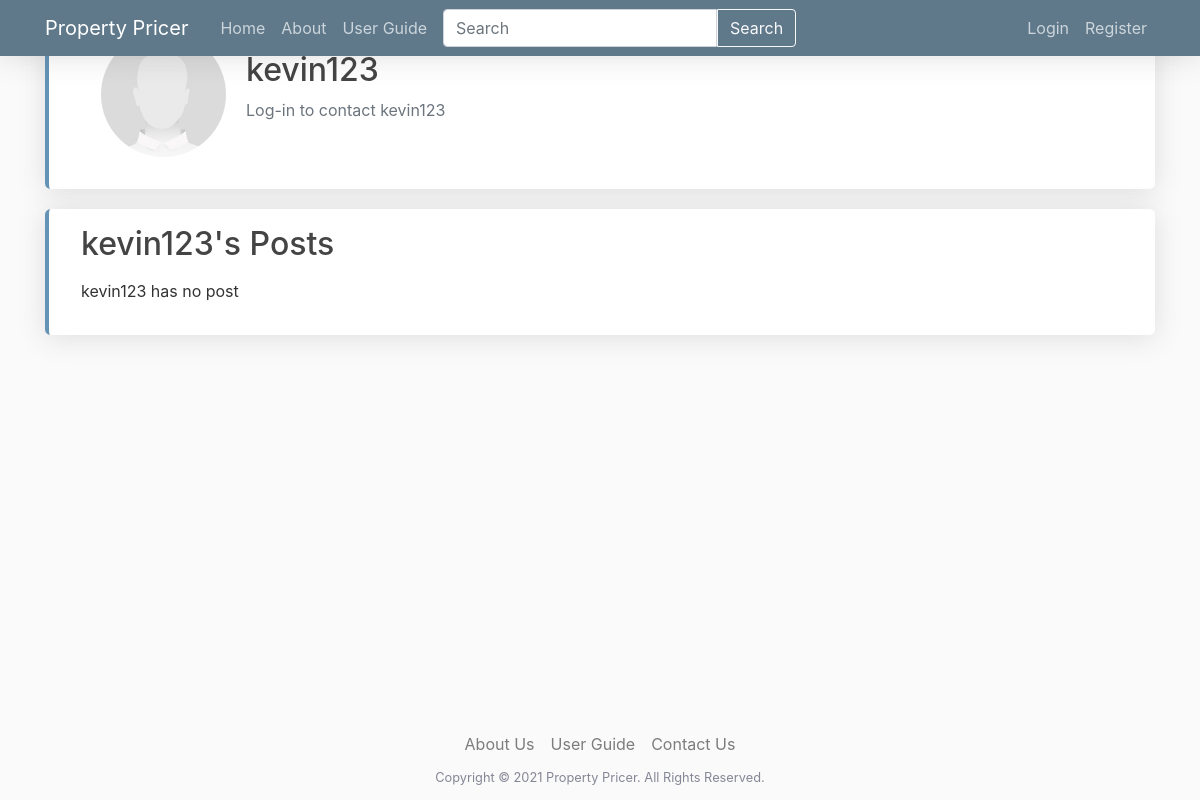
Before: /user/kevin123 with the older database file.
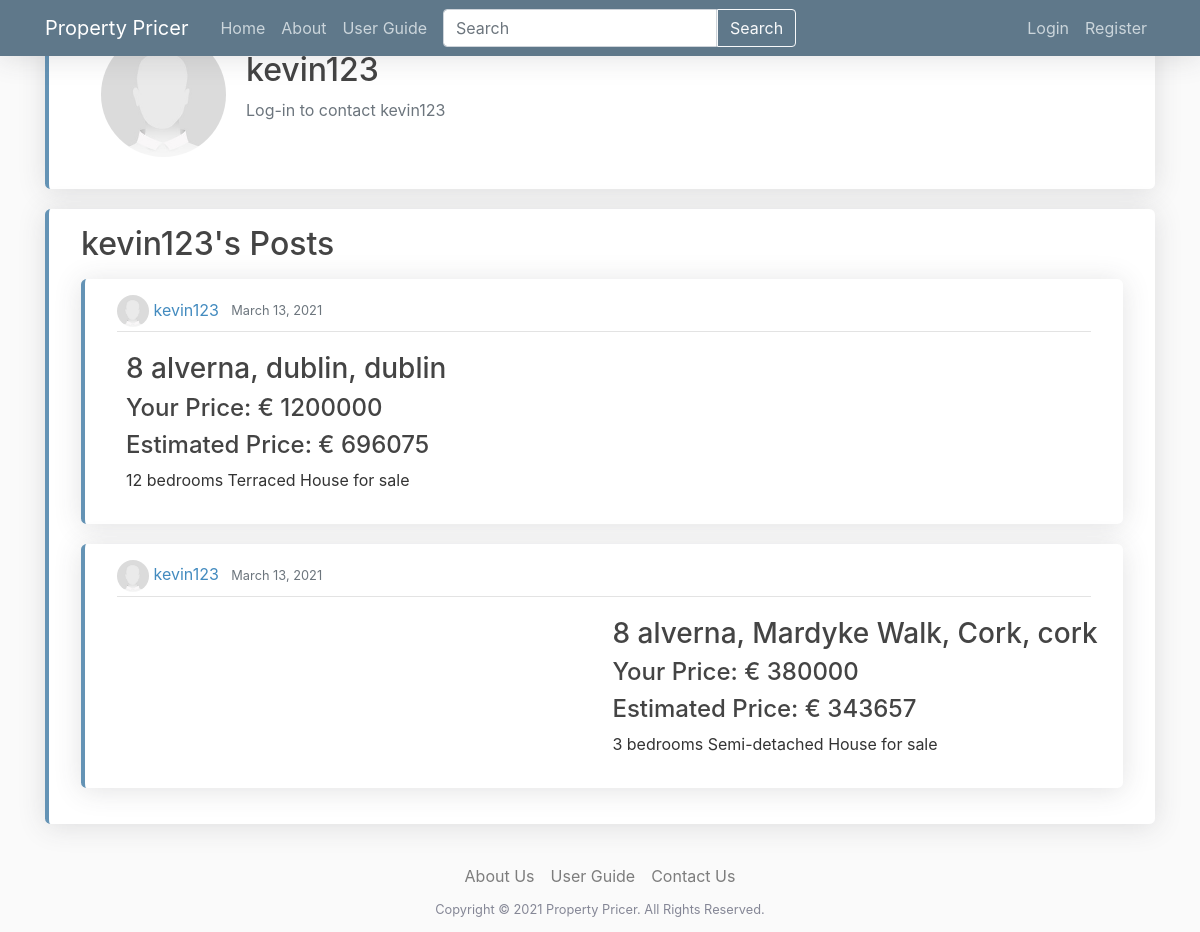
After: the same page with the newer database file.
### userpages/models.py (models this page shows, shortened)
class Profile(models.Model):
    user = models.OneToOneField(User, on_delete=models.CASCADE)
    image = models.ImageField(default='default.jpg', upload_to='profile_pics')

### webpages/models.py (models this page shows, shortened)
class Post(models.Model):
    property_description = models.TextField(null=True, blank=True)
    address_line_1 = models.CharField(max_length=255)
    address_line_2 = models.CharField(max_length=255, null=True, blank=True)
    city = models.CharField(max_length=128, default='')
    county = models.CharField(max_length=128, default='')
    floor_plan = models.ImageField(upload_to="floor_plan", null=True, blank=True)
    property_type = models.CharField(max_length=128, default='',
                                     choices=PROPERTY_TYPE_CHOICES)
    number_of_bedrooms = models.PositiveIntegerField()
    number_of_bathrooms = models.PositiveIntegerField()
    energy_rating = models.CharField(max_length=128, default='',
                                     choices=ENERGY_RATING_CHOICES)
    size = models.PositiveIntegerField()
    date_posted = models.DateField(default=timezone.now)
    author = models.ForeignKey(User, related_name="user_posts", on_delete=models.CASCADE)
    price = models.PositiveIntegerField(null=True, blank=True, editable=True)
    estimated_price = models.PositiveIntegerField(null=False, blank=True, editable=False)
    __original_price = None
    """
        this method return a string to redirect the user after posting to that post by returning post details the
        primary key of the newly created post
    """
    """
        overwriting the django save method
        by passing in the estimated price into the price before it is saved
    """
    def save(self, force_insert=False, force_update=False, *args, **kwargs):
        estimated_price = price_pridiction_model(
            self.number_of_bedrooms,
            self.number_of_bathrooms,
            self.size,
            int(property_type_dict[self.property_type]),
            int(energy_rating_dict[self.energy_rating])
        )
        self.estimated_price = estimated_price
        super().save(force_insert, force_update, *args, **kwargs)

### userpages/views.py (the view)
# urls.py: path('user/<str:username>', views.profile, name='profile-page'),
def profile(request, username):
    if request.user.is_authenticated and username == request.user.username:
        if request.method == 'POST':
            u_form = UserUpdateForm(request.POST, instance=request.user)
            p_form = ProfileUpdateForm(request.POST,
                                       request.FILES,
                                       instance=request.user.profile)
            if u_form.is_valid() and p_form.is_valid():
                u_form.save()
                p_form.save()
                messages.success(request, f'Your account has been updated')
                person = User.objects.get(username = username)
                return redirect('profile-page', person)
        else:
            u_form = UserUpdateForm(instance=request.user)
            p_form = ProfileUpdateForm(instance=request.user.profile)
        context = {
            'u_form': u_form,
            'p_form': p_form
        }
        return render(request, 'userpages/profile.html', context)
    else:
        person = User.objects.get(username = username)
        return render(request,'userpages/profile.html', {'user':person})

### templates/userpages/profile.html (shortened to what this page needs)
{% extends "base.html" %}
{% load crispy_forms_tags %}
{% block content %}
<div class="">
    <div class="content-section row mx-auto">
        <div>
            <img class="rounded-circle account-img" src="{{ user.profile.image.url }}" />
        </div>
        <div class="d-flex flex-column my-auto">
            <h2>{{ user.username }}</h2>
            {% if request.user.is_authenticated %}
            <p class="text-secondary">{{ user.email }}</p>
            {% else %}
            <p class="text-secondary">Log-in to contact {{ user.username }}</p>
            {% endif %}
        </div>
    </div>
    <div class="content-section">
        <h2 class="mb-3">{{ user.username }}'s Posts</h2>
        {% if user.user_posts.all %}
            {% for post in user.user_posts.all reversed %}
                {% include 'webpages/short_post.html' %}
            {% endfor %}
        {% else %}
            <p>{{ user.username }} has no post</p>
        {% endif %}
    </div>
</div>
{% endblock content %}

### templates/base.html (shortened to what this page needs)
{% load static %}
<!DOCTYPE html>
<html>
<head>
    <link rel="stylesheet" href="https://maxcdn.bootstrapcdn.com/bootstrap/4.0.0/css/bootstrap.min.css">
    <link rel="stylesheet" type="text/css" href="{% static 'css/lightslider.css' %}">
    <link rel="stylesheet" type="text/css" href="{% static 'css/lightgallery.min.css' %}">
    <link href="{% static 'vendor/fontawesome-free/css/all.min.css' %}" rel="stylesheet" type="text/css">
    <link rel="stylesheet" type="text/css" href="{% static 'css/main.css' %}">
</head>
<body>
    <header class="site-header">
        <nav id="nav" class="navbar navbar-expand-md navbar-dark bg-steel fixed-top">
            <div class="container">
                <a class="navbar-brand mr-4" href="{% url 'home-page' %}">Property Pricer</a>
                <div class="collapse navbar-collapse" id="navbarToggle">
                    <div class="navbar-nav mr-auto">
                        <a class="nav-item nav-link" href="{% url 'home-page' %}">Home</a>
                        <a class="nav-item nav-link" href="{% url 'about-page' %}">About</a>
                        <a class="nav-item nav-link" href="{% url 'userguide' %}">User Guide</a>
                        {% url 'home-page' as home_url %}
                        {% url 'login-page' as login_url %}
                        {% url 'register-page' as register_url %}
                        {% if request.get_full_path != home_url and request.get_full_path != login_url and request.get_full_path != register_url %}
                            <form method="GET" action="/search/" class="nav-item form-inline mx-2">
                                <div class="input-group">
                                    <input name="q" type="search" class="form-control" placeholder="Search" aria-label="Search" aria-describedby="search-addon" />
                                    <button class="btn btn-outline-light search-btn" type="submit">Search</button>
                                </div>
                            </form>
                        {% endif %}
                    </div>
                    <div class="navbar-nav">
                        {% if request.user.is_authenticated %}
                            <a class="nav-item nav-link" href="{% url 'post-create' %}">New Post</a>
                            <a class="nav-item nav-link" href="{% url 'profile-page' request.user.username %}">Profile</a>
                            <a class="nav-item nav-link" href="{% url 'dashboard' %}">Dashboard</a>
                            <a class="nav-item nav-link" href="{% url 'logout-page' %}">Logout</a>
                        {% else %}
                            <a class="nav-item nav-link" href="{% url 'login' %}">Login</a>
                            <a class="nav-item nav-link" href="{% url 'register-page' %}">Register</a>
                        {% endif %}
                    </div>
                </div>
            </div>
        </nav>
    </header>
    <main role="main" class="container">
        {% block content %}{% endblock %}
        <div class="push"></div>
    </main>
    <footer class="text-center">
        <div class="navbar navbar-expand navbar-light justify-content-center py-0">
            <ul class="list-unstyled navbar-nav">
                <li class="nav-item"><a
                        class="nav-link"
                        href="{% url 'about-page' %}">About Us</a>
                </li>
                <li class="nav-item"><a
                        class="nav-link"
                        href="{% url 'userguide' %}">User Guide</a></li>
                <li class="nav-item"><a
                        class="nav-link"
                        href="mailto:tspgroup13@gmail.com?subject=Inquiry: ">Contact Us</a></li>
            </ul>
        </div>
        <small>Copyright &copy; 2021 Property Pricer. All Rights Reserved.</small>
    </footer>
</body>
</html>

### templates/webpages/short_post.html (shortened to what this page needs)
<article class="media content-section">
    <div class="media-body w-50">
        <div class="article-metadata">
            <img class="rounded-circle article-img" src="{{ post.author.profile.image.url }}">
            <a class="mr-2" href="{% url 'profile-page' post.author.username %}">{{ post.author }}</a>
            <small class="text-muted">{{ post.date_posted }}</small>
        </div>
        <div class="row">
            {% if post.post_images.all %}
            <div class="short-slider">
            </div>
            {% endif %}
            {% if post.post_images.all %}
                <div class="mx-auto my-auto">
            {% else %}
                <div class="mx-4">
            {% endif %}
                {% if object.address_line_2 %}
                    <h3 class="article-title mt-3"><a class="article-title" href="{% url 'post-detail' post.id %}">{{ object.address_line_1 }}, {{ post.address_line_2 }}, {{ post.city }}, {{ post.county }}</a></h3>
                {% else %}
                    <h3 class="article-title mt-3"><a class="article-title" href="{% url 'post-detail' post.id %}">{{ post.address_line_1 }}, {{ post.city }}, {{ post.county }}</a></h3>
                {% endif %}
                {% if post.price %}
                    <h4>Your Price:  € {{ post.price }}</h4>
                    <h4>Estimated Price: € {{ post.estimated_price }}</h4>
                {% else %}
                    <h4>Your Price: POA</h4>
                    <h4>Estimated Price: € {{ post.estimated_price }}</h4>
                {% endif %}
                <p>{{ post.number_of_bedrooms }} bedrooms {{ post.property_type }} for sale</p>
            </div>
        </div>
    </div>
</article>

### static/css/main.css (style rules this page uses)
body { background: #fafafa; color: #333333; }
main { min-height: 100vh; margin-bottom: -88px; }
h1, h2, h3, h4, h5, h6 { color: #444444; }
ul { margin: 0; }
img { max-width: 100%; max-height: 488px; }
a { color: #438bbf; }
small { color: rgb(133, 135, 150); }
.bg-steel { background-color: #5f788a; }
.site-header .navbar { box-shadow: 0 .15rem 1.75rem 0 rgba(58,59,69,.15); }
.site-header .navbar-nav .nav-link { color: #cbd5db; }
.content-section { background: #ffffff; padding: 1rem 2rem; border-radius: 0.35rem; margin-bottom: 20px; box-shadow: 0 .15rem 1.75rem 0 rgba(58,59,69,.15); border-left: .25rem solid #6493b5; }
.article-title { color: #444444; }
.article-img { height: 2rem; width: 2rem; }
.article-metadata { padding-bottom: 4px; margin-bottom: 4px; border-bottom: 1px solid #e3e3e3 }
.account-img { height: 125px; width: 125px; margin: 16px 20px 16px 20px; }
.short-slider { width: 50%; min-width: 300px; }
.search-btn { border-top-left-radius: 0rem; border-bottom-left-radius: 0rem; }
.push { height: 88px; }
footer { height: 88px; padding: 0.75rem; }

Changed rows visible on the page:
added Post: author.profile.image (placeholder picture), author "kevin123", date_posted "March 13, 2021", address_line_1 "8 alverna", city "dublin", county "dublin", price "1200000", estimated_price "696075", number_of_bedrooms "12", property_type "Terraced House"
added Post: author.profile.image (placeholder picture), author "kevin123", date_posted "March 13, 2021", address_line_1 "8 alverna, Mardyke Walk", city "Cork", county "cork", price "380000", estimated_price "343657", number_of_bedrooms "3", property_type "Semi-detached House"
Other visible differences:
{{ user.username }}: "kevin123" → (not shown)
text no longer shown: "has no post"
